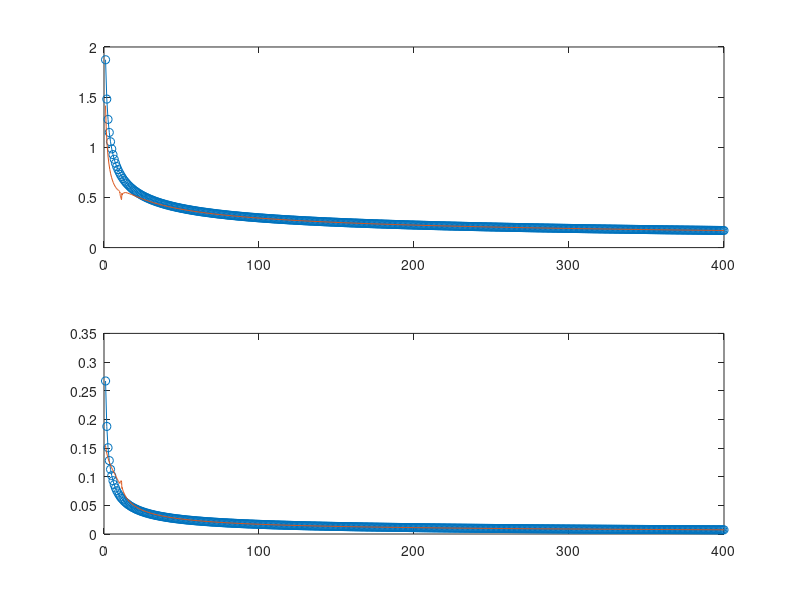

MATLAB code to generate this figure:
clc
clear

    rint=2.5e-3;
    Aint=1;
    Aend=400;
    Num=500;
    A=linspace(Aint,Aend,Num);
    AAA=linspace(1,400,500);
    a=AAA.*rint;
    
    
    sc1=deg2rad(20.9);
    sc2=deg2rad(32.76);
    sc=deg2rad(29); %倾角
    charL=0.825e-3;
    beta=0.136;
    g=9.8;

    nu=(2/9)*(charL/beta)*sqrt(g)*(sin(sc)/sqrt(cos(sc)))*((tan(sc2)-tan(sc))/(tan(sc)-tan(sc1)));

    q0=3.5e-6;%Q/2pi
    uint=2*q0/rint^2;
    
    gammastar=(tan(sc2)-tan(sc))/(tan(sc)-tan(sc1));
    gamma=(beta/charL)*(g*cos(sc))^(1/2);
    lambdaB=gamma/q0;
    
    %暂时用参数化表达hs与us
    hs=(q0*gammastar./(gamma.*a)).^(2/5);
    us=(gamma/gammastar).*hs.^(3/2);%gammastar是文章里的gamma
    
    
    % 便捷计算代号
    C=5/4; %Velocity profile shape coeff.
    
    %从后向前计算
    yprime=@(x,y)((g.*cos(sc).*(tan(sc)-tan(sc1)-(tan(sc2)-tan(sc1))./(1+lambdaB.*x.*y.^(5/2))).*(y.^3).*(x.^3)+C*(q0^2).*y+2*q0*nu.*y.^(5/2))./(-C*(q0^2).*x+g*cos(sc).*(x.^3).*(y.^3)-2*q0*nu.*x.*y.^(3/2)));
    
    xint=Aint*rint;
    xend=Aend*rint;
    
    xspan=[xend xint];
    hsint=(q0*gammastar./(gamma.*xend)).^(2/5);
    
    [x,y]=ode45(yprime,xspan,hsint);
    v=q0./(x.*y); %us
    
    %从前向后计算
%     Yprime=@(X,Y)((g.*cos(sc).*(tan(sc)-tan(sc1)-(tan(sc2)-tan(sc1))./(1+lambdaB.*X.*Y.^(5/2))).*(Y.^3).*(X.^3)+C*(q0^2).*Y+2*q0*nu.*Y.^(5/2))./(-C*(q0^2).*X+g*cos(sc).*(X.^3).*(Y.^3)-2*q0*nu.*X.*Y.^(3/2)));
%     
%     xint=Aint*rint;
%     xend=Aend*rint;
%     
%     Xspan=[xint xend];
%     Hsint=q0./(rint.*uint);
%     
%     [X,Y]=ode45(Yprime,Xspan,Hsint);
%     V=q0./(X.*Y); %us
    
    
    
    
    
    subplot(2,1,1)
    plot(A,hs./rint,'-o')
    hold on
    plot(x./rint,y./rint)
    hold on
%     plot(X./rint,Y./rint)
%     hold on
    
    subplot(2,1,2)
    plot(A,us./uint,'-o')
    hold on
    plot(x./rint,v./uint)
    hold on
%     plot(X./rint,V./uint)
%     hold on
    
    
    
    
    